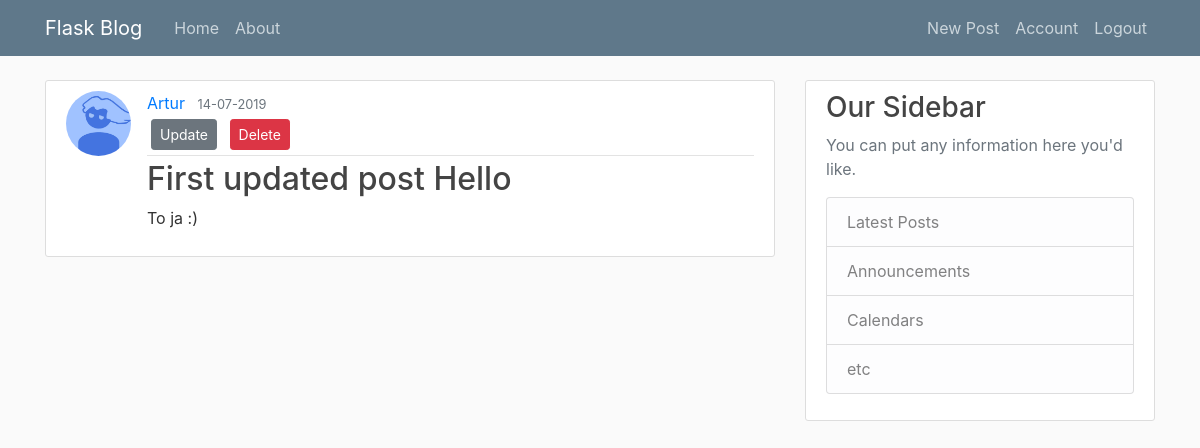
Page /post/2 (signed in) on the earlier database version.
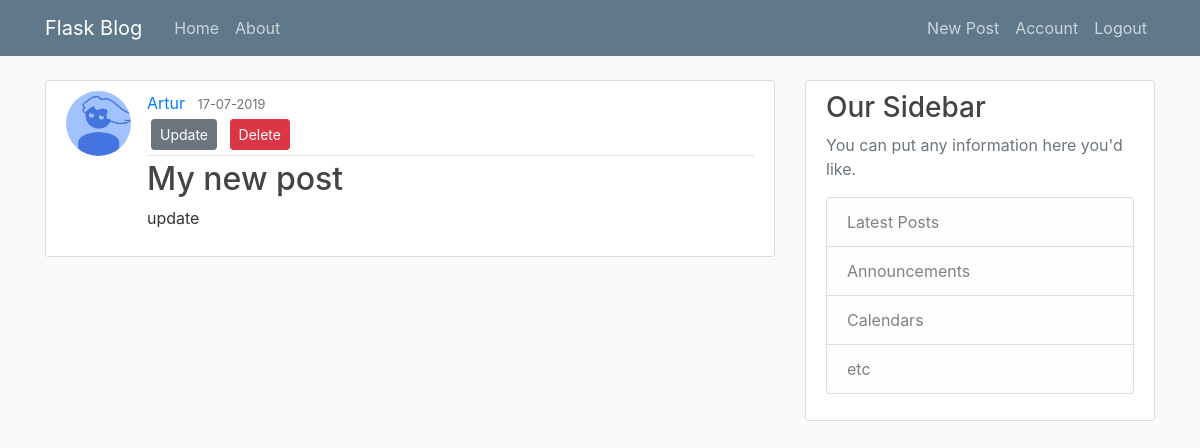
Same page on the later database version.
### main/models.py (models this page shows, shortened)
class Post(db.Model):
    id = db.Column(db.Integer, primary_key=True)
    title = db.Column(db.String(100), nullable=False)
    date_posted = db.Column(db.DateTime, nullable=False, default=datetime.utcnow)
    content = db.Column(db.Text, nullable=False)
    user_id = db.Column(db.Integer, db.ForeignKey('user.id'), nullable= False)

### main/routes.py (the view)
@app.route("/post/<int:post_id>")
def post(post_id):
    post = Post.query.get_or_404(post_id)
    return render_template('post.html', title=post.title, post=post)

### main/models.py (called while the page is built)
@login_manager.user_loader
def load_user(user_id):
    return User.query.get(int(user_id))

### main/templates/post.html (shortened to what this page needs)
{% extends "layout.html" %}
{% block content %}
    <article class="media content-section">
        <img class="rounded-circle article-img" src="{{ url_for('static', filename='profile_pics/' + post.author.image_file) }}">
        <div class="media-body">
            <div class="article-metadata">
                <a class="mr-2" href="#">{{ post.author.username }}</a>
                <small class="text-muted">{{ post.date_posted.strftime('%d-%m-%Y') }}</small>
                {% if post.author == current_user %}
                    <div>
                        <a class="btn btn-secondary btn-sm m-1" href="{{url_for('update_post', post_id=post.id)}}">Update</a>
                        <button type="button" class="btn btn-danger btn-sm m-1" data-toggle="modal" data-target="#deleteModal">Delete</button>
                    </div>
                {% endif %}
            </div>
            <h2 class="article-title">{{ post.title }}</h2>
            <p class="article-content">{{ post.content }}</p>
        </div>
    </article>
{% endblock content %}

Differences in the rows shown:
changed Post: date_posted "14-07-2019" → "17-07-2019"; title "First updated post Hello" → "My new post"; content "To ja :)" → "update"
